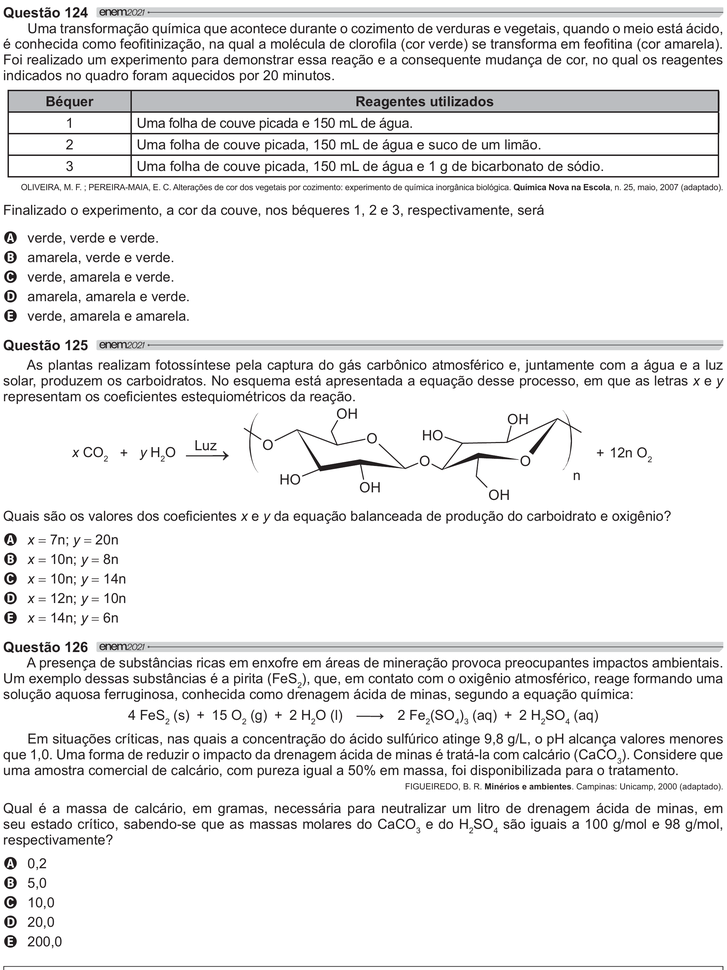
#> input picture 7Passo-DividirPeloPadraoVisual/inteiras/pagina_enem_11.png, 727 x 970 px, shrunk from 2123 x 2831 before the run; its folder holds 4 pictures in this run
$ python concatenar-inteiras.py
#> lines starting #> are read from the running program, lines starting #| are printed output that depends on the picture
"""
Propósito: Concatenar verticalmente todas as imagens da pasta "inteiras"
Autor: Alexandre Nassar de Peder
Criação: 03/07/2026
"""

from PIL import Image
import os

# ==============================
# CONFIGURAÇÕES
# ==============================

PASTA_ENTRADA = "inteiras"
ARQUIVO_SAIDA = "colunas_concatenadas_verticalmente.png"

# Extensões aceitas
EXTENSOES = (".png", ".jpg", ".jpeg", ".bmp", ".tif", ".tiff")

# ==============================
# CARREGAR IMAGENS
# ==============================

arquivos = sorted([
    arquivo
    for arquivo in os.listdir(PASTA_ENTRADA)
    if arquivo.lower().endswith(EXTENSOES)
])

if len(arquivos) == 0:
    raise Exception("Nenhuma imagem encontrada na pasta 'inteiras'.")

print(f"{len(arquivos)} imagens encontradas.")

imagens = []

largura_maxima = 0
altura_total = 0

for arquivo in arquivos:

    caminho = os.path.join(PASTA_ENTRADA, arquivo)

    img = Image.open(caminho).convert("RGB")
#> img is the input picture: PIL image 727x970 RGB; mean R, G, B 234.9, 234.7, 234.8

    imagens.append(img)

    largura_maxima = max(largura_maxima, img.width)
#> largura_maxima = 727
    altura_total += img.height
#> altura_total = 970

# ==============================
# CRIAR IMAGEM FINAL
# ==============================

imagem_final = Image.new(
    "RGB",
    (largura_maxima, altura_total),
    (255, 255, 255)
)
#> imagem_final: PIL image 727x3880 RGB; every value is 255

# ==============================
# COLAR AS IMAGENS
# ==============================

y = 0

for arquivo, img in zip(arquivos, imagens):

    imagem_final.paste(img, (0, y))

    print(f"Adicionada: {arquivo}")

    y += img.height
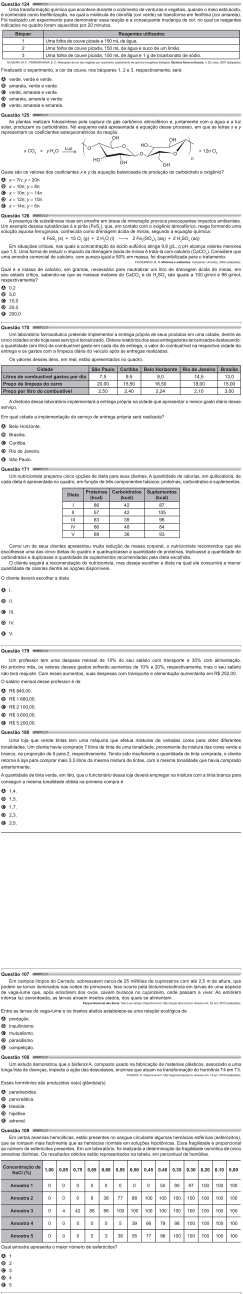
#> imagem_final: PIL image 727x3880 RGB (shown at 1/3 size); mean R, G, B 237.7, 237.6, 237.7

# ==============================
# SALVAR
# ==============================

imagem_final.save(ARQUIVO_SAIDA)

print()
print("Concluído!")
print(f"Imagem salva em: {ARQUIVO_SAIDA}")
print(f"Tamanho final: {imagem_final.width} x {imagem_final.height} pixels")
#| Tamanho final: 727 x 3880 pixels
